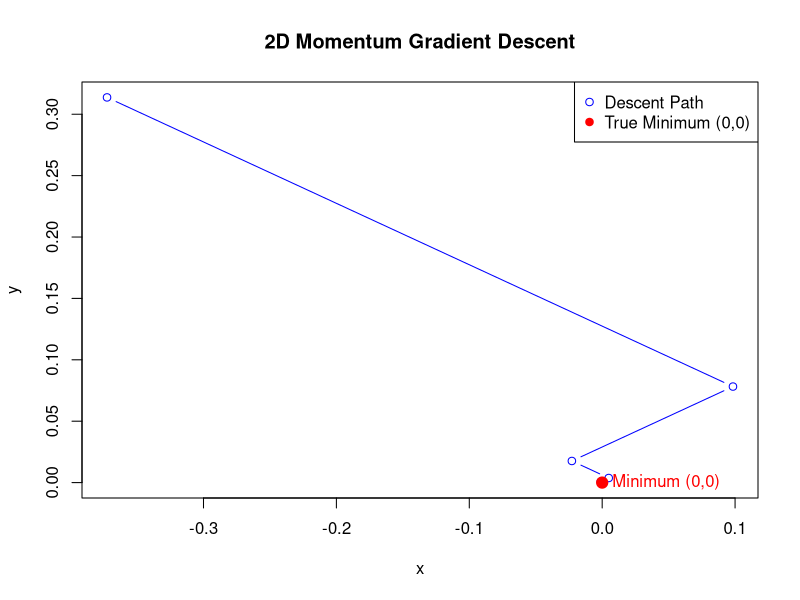
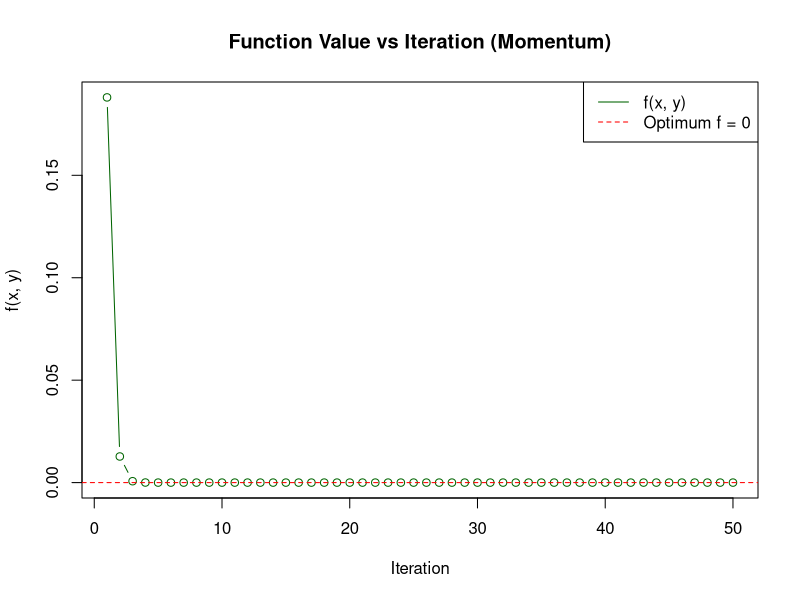

R code for these plots, in order:
# =============================================
# 2D Gradient Descent with Momentum
# Function: f(x, y) = x^2 + b * y^2
# Minimum at: x = 0, y = 0, f(x,y) = 0
# Momentum accelerates descent along shallow (y) direction
# =============================================

# ===== Parameters =====
b <- 0.5          # anisotropy parameter: smaller b -> flatter in y
max_iter <- 50

# Hessian of f(x,y) = x^2 + b*y^2 is diag(2, 2*b):
# eigenvalues {2, 2*b}, so lambda_max = 2*max(1,b), lambda_min = 2*min(1,b)
lambda_max <- 2 * max(1, b)
lambda_min <- 2 * min(1, b)

# Condition number of the Hessian: kappa = lambda_max / lambda_min
kappa <- lambda_max / lambda_min
sqrt_kappa <- sqrt(kappa)

# Closed-form optimal hyperparameters for heavy-ball momentum,
# expressed in terms of the condition number kappa = lambda_max/lambda_min:
#   gamma* = ((sqrt(kappa) - 1) / (sqrt(kappa) + 1))^2
#   lr*    = 4 / (lambda_min * (sqrt(kappa) + 1)^2)
# (equivalent to the eigenvalue forms; lr* scales inversely with lambda_min,
#  while gamma* depends only on kappa.)
gamma <- ((sqrt_kappa - 1) / (sqrt_kappa + 1))^2
lr    <- 4 / (lambda_min * (sqrt_kappa + 1)^2)

# Define the function
f <- function(x, y) {
  return(x^2 + b * y^2)
}

# Define the gradient of the function
grad_f <- function(x, y) {
  df_dx <- 2 * x
  df_dy <- 2 * b * y
  return(c(df_dx, df_dy))
}

# Gradient Descent with Momentum (heavy-ball, standard form)
# x_{k+1} = x_k - lr * grad + gamma * (x_k - x_{k-1})
# This is the convention under which the closed-form optimal
# lr and gamma below are derived.
gradient_descent_2d_momentum <- function(start_x, start_y, max_iter) {
  x_prev <- start_x
  y_prev <- start_y
  x <- start_x
  y <- start_y

  # For tracking
  x_hist <- numeric(max_iter)
  y_hist <- numeric(max_iter)
  f_hist <- numeric(max_iter)

  for (i in 1:max_iter) {
    grad <- grad_f(x, y)
    dx <- grad[1]
    dy <- grad[2]

    # Heavy-ball update
    x_new <- x - lr * dx + gamma * (x - x_prev)
    y_new <- y - lr * dy + gamma * (y - y_prev)

    x_prev <- x
    y_prev <- y
    x <- x_new
    y <- y_new

    # Store history
    x_hist[i] <- x
    y_hist[i] <- y
    f_hist[i] <- f(x, y)
  }

  return(list(
    optimal_x = x,
    optimal_y = y,
    optimal_value = f(x, y),
    x_history = x_hist,
    y_history = y_hist,
    f_history = f_hist
  ))
}

# ===== Run Gradient Descent with Momentum =====
start_x <- 1
start_y <- 1
result <- gradient_descent_2d_momentum(start_x, start_y, max_iter)

# ===== Print Results =====
cat(sprintf("b (anisotropy)             : %.2f\n", b))
cat(sprintf("lambda_max / lambda_min    : %.4f / %.4f\n", lambda_max, lambda_min))
cat(sprintf("condition number (kappa)   : %.4f\n", kappa))
cat(sprintf("optimal step size (lr)     : %.4f\n", lr))
cat(sprintf("optimal momentum (gamma)   : %.4f\n", gamma))
cat(sprintf("Optimized x                : %.4f\n", result$optimal_x))
cat(sprintf("Optimized y                : %.4f\n", result$optimal_y))
cat(sprintf("Minimum f(x, y)            : %.4f\n", result$optimal_value))

# ===== Plot Trajectory in 2D =====
plot(result$x_history, result$y_history, type = 'b', col = 'blue',
     xlab = 'x', ylab = 'y',
     main = '2D Momentum Gradient Descent',
     xlim = range(c(result$x_history, 0)),
     ylim = range(c(result$y_history, 0)))
points(0, 0, col = 'red', pch = 19, cex = 1.5)
text(0, 0, labels = "Minimum (0,0)", pos = 4, col = 'red')
legend("topright", legend = c("Descent Path", "True Minimum (0,0)"),
       col = c("blue", "red"), pch = c(1, 19))

# ===== Plot Function Value Over Iterations =====
plot(1:max_iter, result$f_history, type = 'b', col = 'darkgreen',
     xlab = 'Iteration', ylab = 'f(x, y)',
     main = 'Function Value vs Iteration (Momentum)')
abline(h = 0, col = 'red', lty = 2)
legend("topright", legend = c("f(x, y)", "Optimum f = 0"),
       col = c("darkgreen", "red"), lty = c(1, 2))
